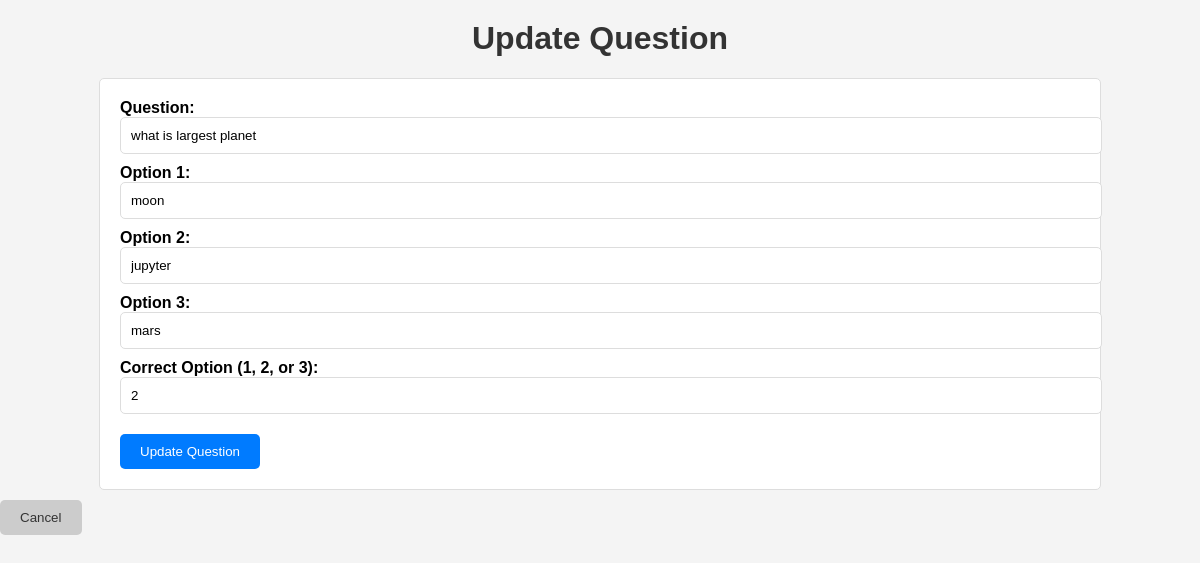
Screenshot of /update_question/2 with the database file from the repository.
### app.py (models this page shows)
class Question(db.Model):
    id = db.Column(db.Integer, primary_key=True)
    question_text = db.Column(db.String(500), nullable=False)
    option1 = db.Column(db.String(100), nullable=False)
    option2 = db.Column(db.String(100), nullable=False)
    option3 = db.Column(db.String(100), nullable=False)
    correct_option = db.Column(db.Integer, nullable=False)

### app.py (the view, shortened to what this page needs)
@app.route('/update_question/<int:question_id>', methods=['GET', 'POST'])
def update_question(question_id):
    question = Question.query.get(question_id)
    return render_template('update_question.html', question=question)

### templates/update_question.html (shortened to what this page needs)
<!DOCTYPE html>
<html lang="en">
<head>
</head>
<body>
    <h1>Update Question</h1>
    <form method="POST" action="/update_question/{{ question.id }}">
        <div>
            <label for="question_text">Question:</label>
            <input type="text" id="question_text" name="question_text" value="{{ question.question_text }}" required>
        </div>
        <div>
            <label for="option1">Option 1:</label>
            <input type="text" id="option1" name="option1" value="{{ question.option1 }}" required>
        </div>
        <div>
            <label for="option2">Option 2:</label>
            <input type="text" id="option2" name="option2" value="{{ question.option2 }}" required>
        </div>
        <div>
            <label for="option3">Option 3:</label>
            <input type="text" id="option3" name="option3" value="{{ question.option3 }}" required>
        </div>
        <div>
            <label for="correct_option">Correct Option (1, 2, or 3):</label>
            <input type="number" id="correct_option" name="correct_option" value="{{ question.correct_option }}" required>
        </div>
        <button type="submit">Update Question</button>
    </form>
    <button onclick="location.href='/questions'">Cancel</button>
</body>
</html>

### templates/update_question.html (style rules this page uses)
body { font-family: Arial, sans-serif; background-color: #f4f4f4; margin: 0; padding: 0; }
h1 { text-align: center; color: #333; margin-top: 20px; }
form { width: 80%; margin: 0 auto; background-color: #fff; padding: 20px; border: 1px solid #ddd; border-radius: 5px; }
div { margin-bottom: 10px; }
label { display: block; font-weight: bold; }
input[type="text"], input[type="number"] { width: 100%; padding: 10px; border: 1px solid #ddd; border-radius: 5px; }
button[type="submit"] { background-color: #007BFF; color: #fff; border: none; padding: 10px 20px; border-radius: 5px; cursor: pointer; }
button { background-color: #ccc; color: #333; border: none; padding: 10px 20px; border-radius: 5px; cursor: pointer; margin-top: 10px; }

### rows the page displays
Question: question_text "what is largest planet", option1 "moon", option2 "jupyter", option3 "mars", correct_option "2"
